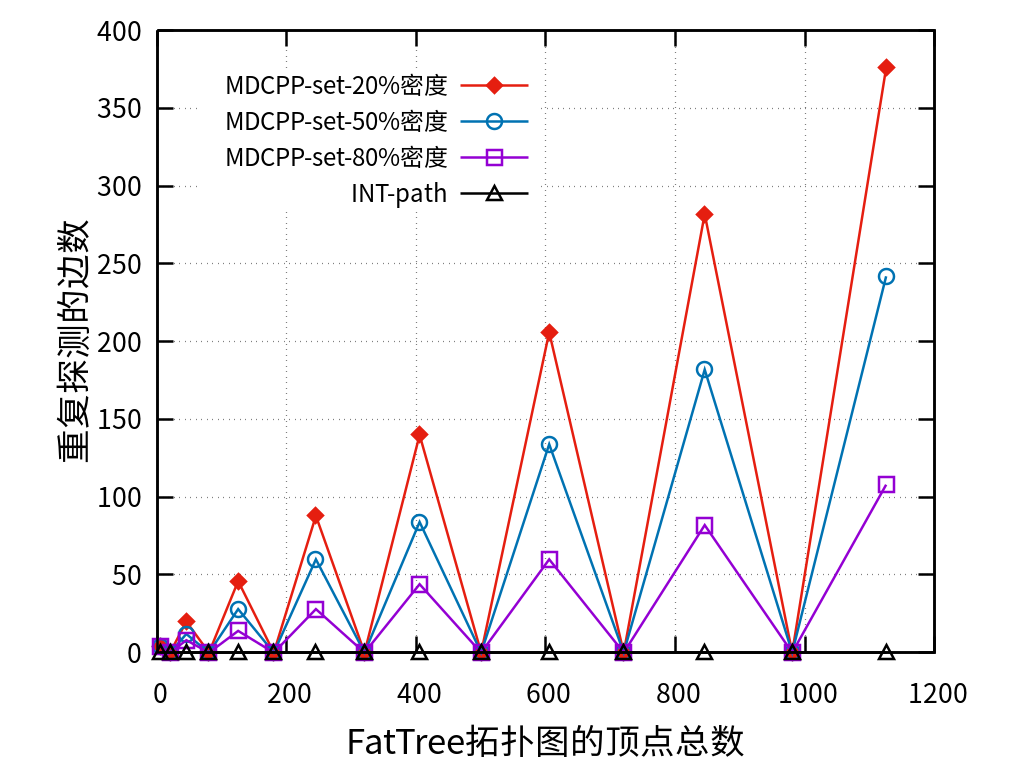

Write the gnuplot code that produced this figure.
reset
set key center at 330, 330

set size ratio 0.8


set grid

set xlabel "FatTree拓扑图的顶点总数" offset 0,0.3 font "Microsoft YaHei,26"
set ylabel "重复探测的边数" offset 1.7,0 font "Microsoft YaHei,26"

set key font ",18"
set yrange [0:400]
set xrange [0:1200]
set xtics 0,200,1200
plot 'data8_0.txt' using 1:3 title"MDCPP-set-20%密度" with linespoints ls 7 pt 13 pointsize 2.5,\
'data8_1.txt' using 1:3 title"MDCPP-set-50%密度" with linespoints ls 6 pt 6 pointsize 2.5,\
'data8_2.txt' using 1:3 title"MDCPP-set-80%密度" with linespoints ls 8 lc 1 pt 4 pointsize 2.5,\
'data8_0.txt' using 1:5 title"INT-path" with linespoints ls 8 pointsize 2.5


set terminal pngcairo size 1024,768 color solid linewidth 2.5 font "Microsoft YaHei,20"
set output "figure8_1_ch.png"

replot

set output
